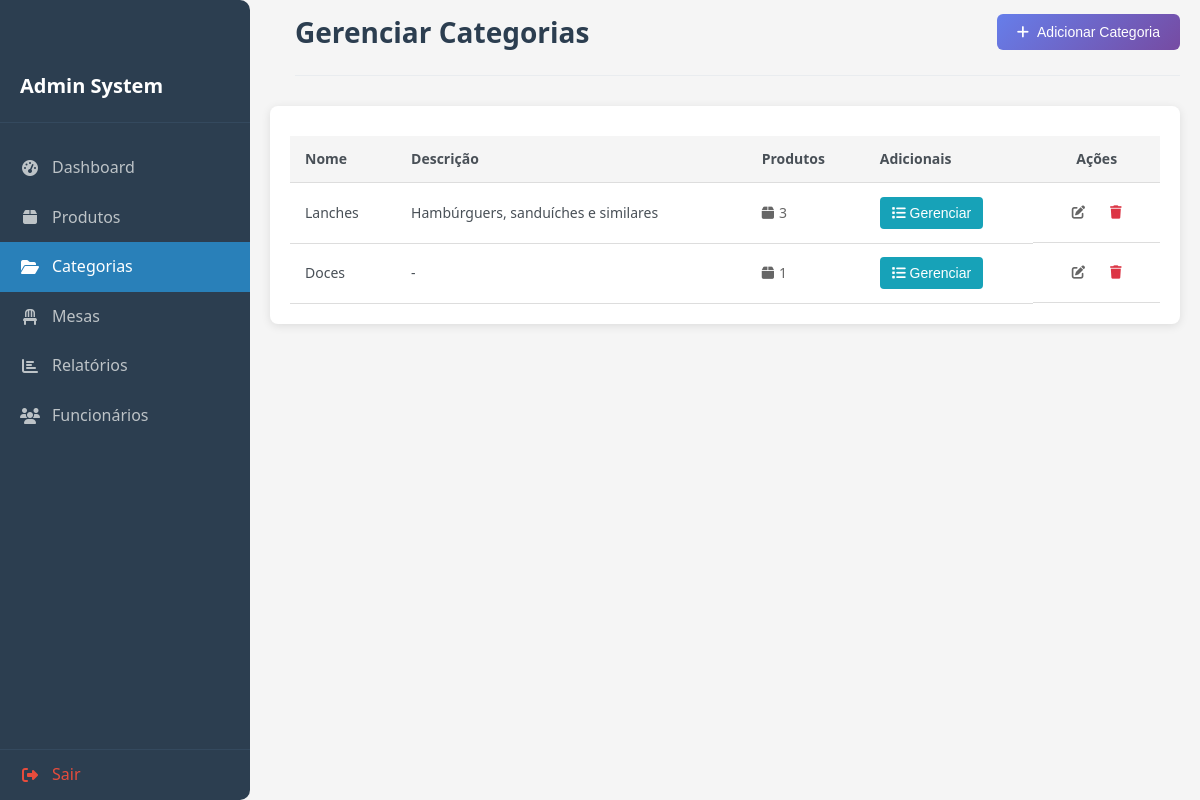
/gecom-adm/categorias.php (signed in), run on the app's committed database.
### tables this page shows
CREATE TABLE `categories` (
  `id` int NOT NULL AUTO_INCREMENT,
  `name` varchar(100) NOT NULL,
  `description` text,
  `created_at` timestamp NULL DEFAULT CURRENT_TIMESTAMP,
  PRIMARY KEY (`id`)
);

### gecom-adm/categorias.php (the view, shortened to what this page needs)
<?php
require_once 'config/database.php';
$stmt = $pdo->query("
    SELECT c.*, COUNT(p.id) as product_count
    FROM categories c
    LEFT JOIN products p ON c.id = p.category_id
    GROUP BY c.id
    ORDER BY c.id ASC
");
$categories = $stmt->fetchAll();
?>
<!DOCTYPE html>
<html lang="pt-BR">
<head>
    <link rel="stylesheet" href="assets/css/style.css?v=1.1">
    <link rel="stylesheet" href="https://cdnjs.cloudflare.com/ajax/libs/font-awesome/6.0.0/css/all.min.css">
</head>
<body>
    <?php include 'includes/sidebar.php'; ?>
    <div class="main-content">
        <div class="header">
            <h1>Gerenciar Categorias</h1>
            <button class="btn btn-primary" onclick="openCategoryModal()">
                <i class="fas fa-plus"></i>
                Adicionar Categoria
            </button>
        </div>
        <div class="card">
            <div class="card-content">
                <div class="table-responsive">
                    <table class="table">
                        <thead>
                            <tr>
                                <th>Nome</th>
                                <th>Descrição</th>
                                <th>Produtos</th>
                                <th>Adicionais</th>
                                <th style="text-align: center;">Ações</th>
                            </tr>
                        </thead>
                        <tbody>
                            <?php foreach ($categories as $category): ?>
                                <tr>
                                    <td><?php echo htmlspecialchars($category['name']); ?></td>
                                    <td><?php echo htmlspecialchars($category['description'] ?? '-'); ?></td>
                                    <td>
                                        <span class="product-count">
                                            <i class="fas fa-box"></i>
                                            <?php echo $category['product_count']; ?>
                                        </span>
                                    </td>
                                    <td>
                                        <button class="btn-icon btn-info" onclick="manageAddons(<?php echo $category['id']; ?>, '<?php echo htmlspecialchars($category['name']); ?>')">
                                            <i class="fas fa-list"></i>
                                            Gerenciar
                                        </button>
                                    </td>
                                    <td class="actions">
                                        <button class="btn-icon" onclick="editCategory(<?php echo htmlspecialchars(json_encode($category)); ?>)">
                                            <i class="fas fa-edit"></i>
                                        </button>
                                        <button class="btn-icon btn-danger" onclick="deleteCategory(<?php echo $category['id']; ?>)">
                                            <i class="fas fa-trash"></i>
                                        </button>
                                    </td>
                                </tr>
                            <?php endforeach; ?>
                        </tbody>
                    </table>
                </div>
            </div>
        </div>
    </div>
</body>
</html>

### gecom-adm/assets/css/style.css (style rules this page uses)
* { margin: 0; padding: 0; box-sizing: border-box; }
body { font-family: "Segoe UI", Tahoma, Geneva, Verdana, sans-serif; background-color: #f5f5f5; color: #333; line-height: 1.6; display: flex; flex-direction: row; height: 100vh; overflow: hidden; margin: 0; padding: 0; }
.main-content { display: flex; flex-direction: column; width: 100%; height: 100vh; overflow-y: auto; padding: 0px 20px 0px 20px; }
.header { display: flex; justify-content: space-between; align-items: center; margin-bottom: 30px; padding-bottom: 20px; border-bottom: 1px solid #e9ecef; margin-top: 10px; margin-left: 25px; }
.header h1 { font-size: 28px; color: #2c3e50; margin: 0; }
.card { background: white; border-radius: 8px; box-shadow: 0 2px 10px rgba(0, 0, 0, 0.1); margin-bottom: 20px; }
.card-content { padding: 20px; }
.btn { display: inline-flex; align-items: center; gap: 8px; padding: 10px 20px; border: none; border-radius: 6px; font-size: 14px; font-weight: 500; cursor: pointer; text-decoration: none; transition: all 0.3s; white-space: nowrap; }
.btn-primary { background: linear-gradient(135deg, #667eea 0%, #764ba2 100%); color: white; }
.btn-danger { background: #dc3545; color: white; }
.btn-icon { background: none; border: none; padding: 8px; border-radius: 4px; cursor: pointer; color: #666; transition: all 0.3s; padding: 10px; justify-content: center; }
.btn-icon.btn-danger { color: #dc3545; }
.table-responsive { overflow-x: auto; }
.table { width: 100%; border-collapse: collapse; margin-top: 10px; }
.table th, .table td { padding: 12px; text-align: left; border-bottom: 1px solid #e9ecef; }
.table th { background-color: #f8f9fa; font-weight: 600; color: #495057; font-size: 14px; }
.table td { font-size: 14px; color: #495057; }
.product-count { display: flex; align-items: center; gap: 5px; color: #666; }
.actions { display: flex; gap: 5px; justify-content: center; }
.table { width: 100%; border-collapse: collapse; }
.table th, .table td { padding: 12px 15px; text-align: left; border-bottom: 1px solid #ddd; }
.table th { background-color: #f5f5f5; }

### gecom-adm/categorias.php (style rules this page uses)
.btn-info { background-color: #17a2b8; color: white; border: none; padding: 8px 12px; border-radius: 4px; cursor: pointer; font-size: 14px; }

### gecom-adm/includes/sidebar.php (style rules this page uses)
* { margin: 0; padding: 0; box-sizing: border-box; }
body { font-family: "Segoe UI", Tahoma, Geneva, Verdana, sans-serif; background-color: #f5f5f5; color: #333; line-height: 1.6; display: flex; flex-direction: row; height: 100vh; overflow: hidden; margin: 0; padding: 0; }
.main-content { display: flex; flex-direction: column; width: 100%; height: 100vh; overflow-y: auto; padding: 0px 20px 0px 20px; transition: margin-left 0.3s ease; }
.header { display: flex; justify-content: space-between; align-items: center; margin-bottom: 30px; padding-bottom: 20px; border-bottom: 1px solid #e9ecef; margin-top: 10px; }
.header h1 { font-size: 28px; color: #2c3e50; margin: 0; }
@media (min-width: 992px) { .main-content { margin-left: 0; width: calc(100% - 250px); } }

### data on the page
categories: name "Lanches", description "Hambúrguers, sanduíches e similares", product_count "3"
categories: name "Doces", description "-", product_count "1"
